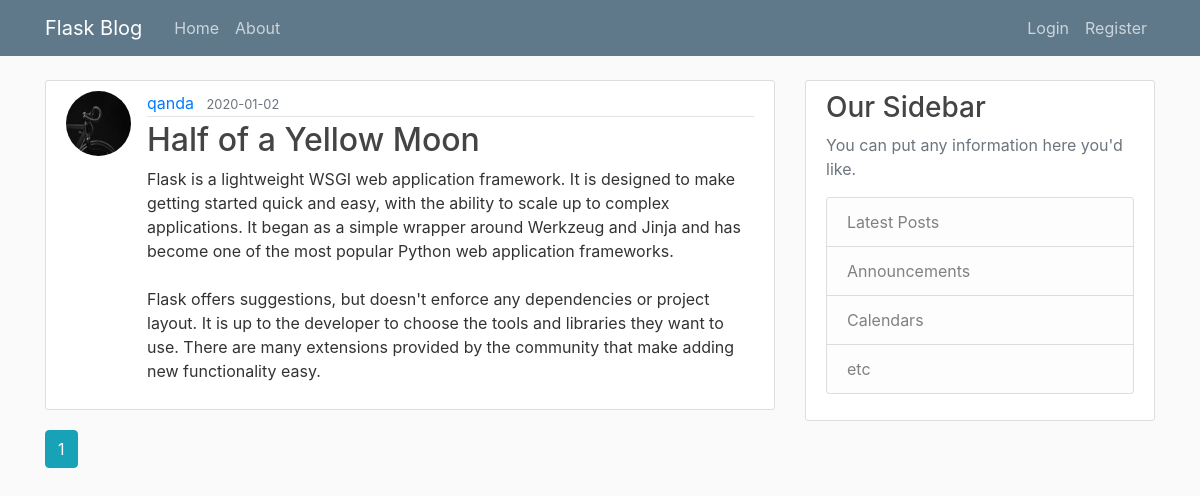
The app's page /home, older data.
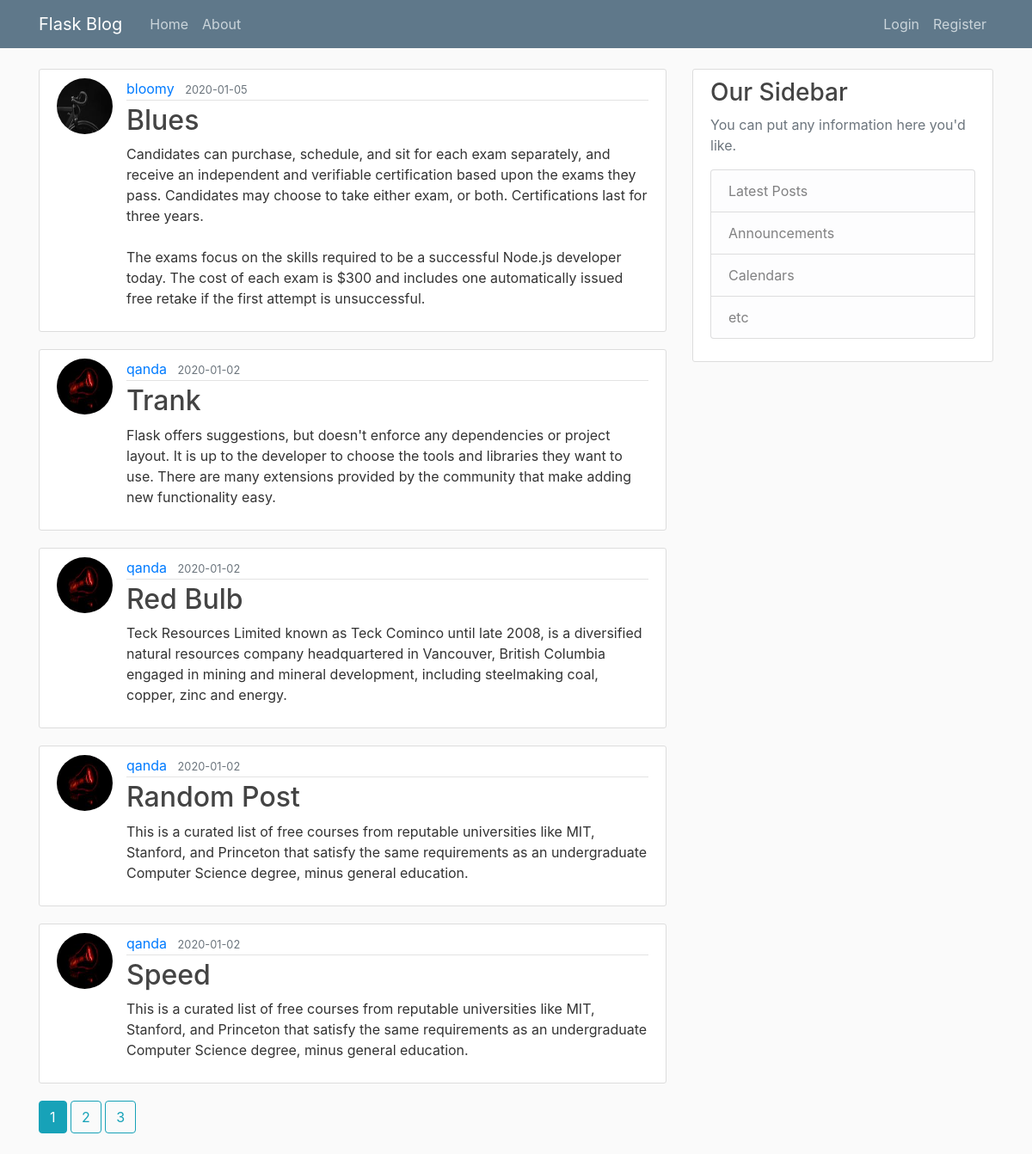
The same page, newer data.
### flaskblog/models.py (models this page shows, shortened)
class Post(db.Model):
    id = db.Column(db.Integer, primary_key=True)
    title = db.Column(db.String(100), nullable=False)
    date_posted = db.Column(db.DateTime, nullable=False,
                            default=datetime.utcnow)
    content = db.Column(db.Text, nullable=False)
    user_id = db.Column(db.Integer, db.ForeignKey('user.id'), nullable=False)

class User(db.Model, UserMixin):
    id = db.Column(db.Integer, primary_key=True)
    username = db.Column(db.String(20), unique=True, nullable=False)
    email = db.Column(db.String(120), unique=True, nullable=False)
    image_file = db.Column(db.String(20), nullable=False,
                           default='default.jpg')
    password = db.Column(db.String(60), nullable=False)
    posts = db.relationship('Post', backref='author', lazy=True)

### flaskblog/main/routes.py (the view)
@main.route('/')
@main.route('/home')
def home():
    page = request.args.get('page', 1, type=int)
    posts = Post.query.order_by(
        Post.date_posted.desc()).paginate(page=page, per_page=5)
    return render_template('home.html', posts=posts)

### flaskblog/templates/home.html
{% extends 'layout.html' %}
{% block content %}
    {% for post in posts.items %}
        <article class="media content-section">
            <img class="rounded-circle article-img" src="{{ url_for('static', filename='profile_pics/' + post.author.image_file) }}">
            <div class="media-body">
                <div class="article-metadata">
                    <a class="mr-2" href="{{ url_for('users.user_posts', username=post.author.username) }}">{{ post.author.username }}</a>
                    <small class="text-muted">{{ post.date_posted.strftime('%Y-%m-%d') }}</small>
                </div>
                <h2><a class="article-title" href="{{ url_for('posts.post', post_id=post.id) }}">{{ post.title }}</a></h2>
                <p class="article-content">{{ post.content }}</p>
            </div>
        </article>
    {% endfor %}
    {% for page_num in posts.iter_pages(left_edge=1, right_edge=1, left_current=1, right_current=2) %}
        {% if page_num %}
            {% if posts.page == page_num %}
                <a class="btn btn-info mb-4" href="{{ url_for('main.home', page=page_num) }}">{{ page_num }}</a>
            {% else %}
                <a class="btn btn-outline-info mb-4" href="{{ url_for('main.home', page=page_num) }}">{{ page_num }}</a>
            {% endif%}
        {% else %}
            ...
        {% endif%}
    {% endfor %}
{% endblock content %}

### flaskblog/templates/layout.html (shortened to what this page needs)
<!DOCTYPE html>
<html lang="en">
<head>
    <link rel="stylesheet" href="https://stackpath.bootstrapcdn.com/bootstrap/4.4.1/css/bootstrap.min.css"
>
    <link rel="stylesheet" type="text/css" href="{{ url_for('static', filename='main.css')}}">
</head>
<body>
    <header class="site-header">
        <nav class="navbar navbar-expand-md navbar-dark bg-steel fixed-top">
            <div class="container">
                <a class="navbar-brand mr-4" href="/">Flask Blog</a>
                <div class="collapse navbar-collapse" id="navbarToggle">
                    <div class="navbar-nav mr-auto">
                        <a class="nav-item nav-link" href="{{ url_for('main.home') }}">Home</a>
                        <a class="nav-item nav-link" href="{{ url_for('main.about') }}">About</a>
                    </div>
                    <div class="navbar-nav">
                        {% if current_user.is_authenticated %}
                            <a class="nav-item nav-link" href="{{ url_for('posts.new_post') }}">New Post</a>
                            <a class="nav-item nav-link" href="{{ url_for('users.account') }}">Account</a>
                            <a class="nav-item nav-link" href="{{ url_for('users.logout') }}">Logout</a>
                        {% else %}
                            <a class="nav-item nav-link" href="{{ url_for('users.login') }}">Login</a>
                            <a class="nav-item nav-link" href="{{ url_for('users.register') }}">Register</a>
                        {% endif %}
                    </div>
                </div>
            </div>
        </nav>
    </header>
    <main role="main" class="container">
        <div class="row">
            <div class="col-md-8">
                {% block content %}{% endblock %}
            </div>
            <div class="col-md-4">
                <div class="content-section">
                    <h3>Our Sidebar</h3>
                    <p class='text-muted'>You can put any information here you'd like.
                        <ul class="list-group">
                            <li class="list-group-item list-group-item-light">Latest Posts</li>
                            <li class="list-group-item list-group-item-light">Announcements</li>
                            <li class="list-group-item list-group-item-light">Calendars</li>
                            <li class="list-group-item list-group-item-light">etc</li>
                        </ul>
                    </p>
                </div>
            </div>
        </div>
    </main>
</body>
</html>

### flaskblog/static/main.css (style rules this page uses)
body { background: #fafafa; color: #333333; margin-top: 5rem; }
h1, h2, h3, h4, h5, h6 { color: #444444; }
.bg-steel { background-color: #5f788a; }
.site-header .navbar-nav .nav-link { color: #cbd5db; }
.content-section { background: #ffffff; padding: 10px 20px; border: 1px solid #dddddd; border-radius: 3px; margin-bottom: 20px; }
.article-title { color: #444444; }
.article-content { white-space: pre-line; }
.article-img { height: 65px; width: 65px; margin-right: 16px; }
.article-metadata { padding-bottom: 1px; margin-bottom: 4px; border-bottom: 1px solid #e3e3e3 }

Row changes from the older to the newer data that the page shows:
no longer on this page (row edited): Post: image_file (placeholder picture), author.username "qanda", date_posted "2020-01-02", title "Half of a Yellow Moon", content "Flask is a lightweight WSGI web application framework. It is designed to make getting started quick and easy, with the ability to scale up to complex applications. It began as a simple wrapper around Werkzeug and Jinja and has become one of the most popular Python web application frameworks. Flask offers suggestions, but doesn't enforce any dependencies or project layout. It is up to the developer to choose the tools and libraries they want to use. There are many extensions provided by the community that make adding new functionality easy."
added Post: image_file (placeholder picture), author.username "bloomy", date_posted "2020-01-05", title "Blues", content "Candidates can purchase, schedule, and sit for each exam separately, and receive an independent and verifiable certification based upon the exams they pass. Candidates may choose to take either exam, or both. Certifications last for three years. The exams focus on the skills required to be a successful Node.js developer today. The cost of each exam is $300 and includes one automatically issued free retake if the first attempt is unsuccessful."
added Post: image_file (picture), author.username "qanda", date_posted "2020-01-02", title "Trank", content "Flask offers suggestions, but doesn't enforce any dependencies or project layout. It is up to the developer to choose the tools and libraries they want to use. There are many extensions provided by the community that make adding new functionality easy."
added Post: image_file (picture), author.username "qanda", date_posted "2020-01-02", title "Red Bulb", content "Teck Resources Limited known as Teck Cominco until late 2008, is a diversified natural resources company headquartered in Vancouver, British Columbia engaged in mining and mineral development, including steelmaking coal, copper, zinc and energy."
added Post: image_file (picture), author.username "qanda", date_posted "2020-01-02", title "Random Post", content "This is a curated list of free courses from reputable universities like MIT, Stanford, and Princeton that satisfy the same requirements as an undergraduate Computer Science degree, minus general education."
added Post: image_file (picture), author.username "qanda", date_posted "2020-01-02", title "Speed", content "This is a curated list of free courses from reputable universities like MIT, Stanford, and Princeton that satisfy the same requirements as an undergraduate Computer Science degree, minus general education."
Text that changed along with them:
new list line: "2"
new list line: "3"
